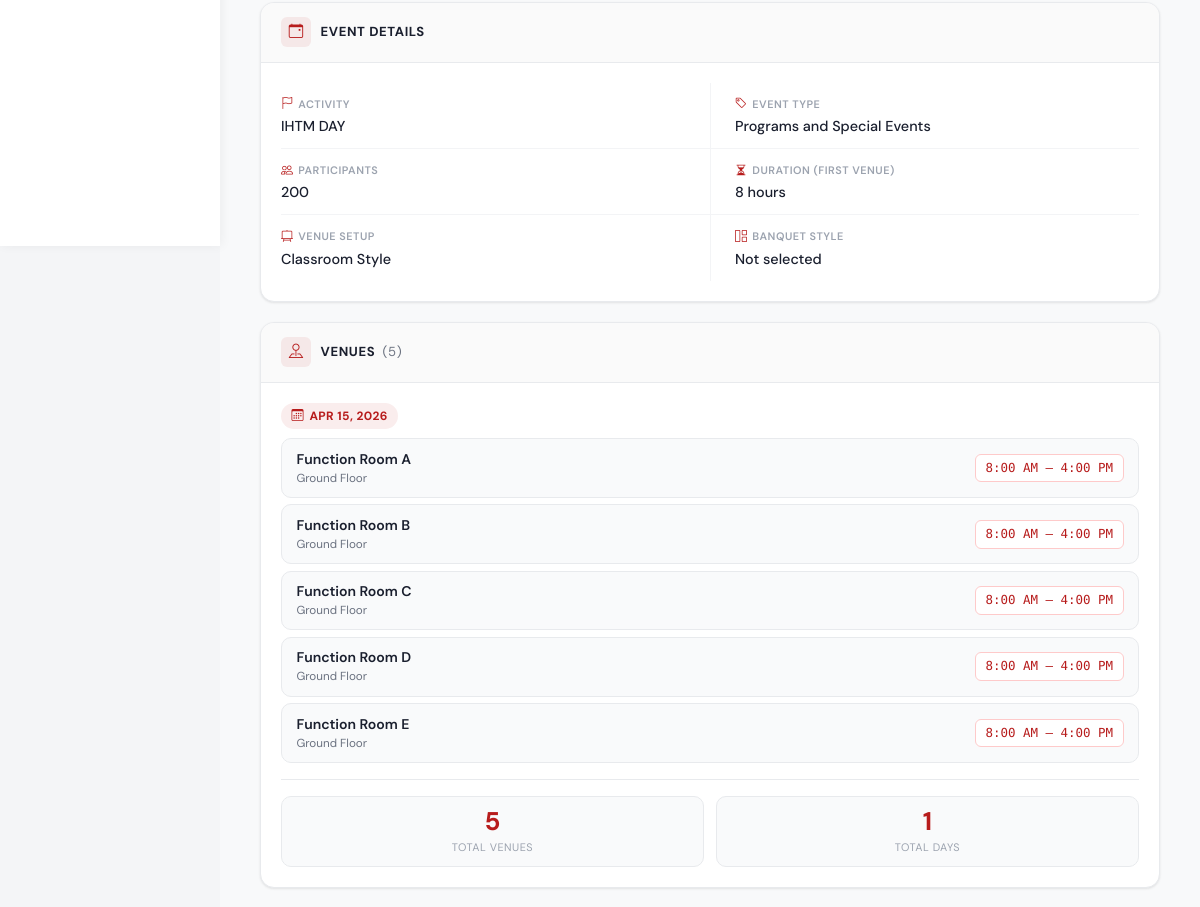
The page /admin/reservation_details.php?id=42 (signed in, middle part) on the database as committed earlier.
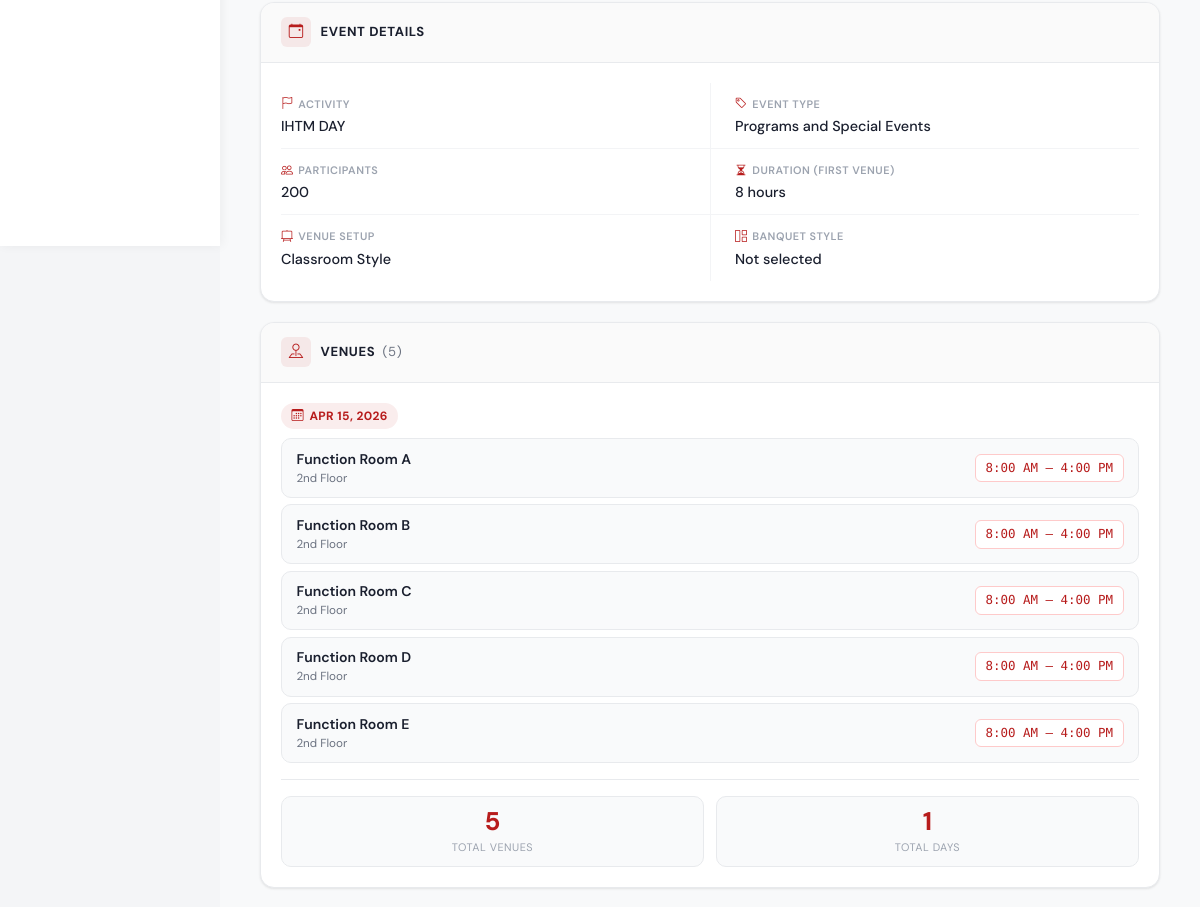
The same page on the database as committed later.
### tables this page shows
CREATE TABLE `reservation_venues` (
  `id` int(11) NOT NULL,
  `reservation_id` int(11) NOT NULL,
  `venue_id` int(11) NOT NULL,
  `start_datetime` datetime NOT NULL,
  `end_datetime` datetime NOT NULL,
  `created_at` timestamp NOT NULL DEFAULT current_timestamp()
);

CREATE TABLE `venues` (
  `id` int(11) NOT NULL,
  `name` varchar(255) NOT NULL,
  `capacity` int(11) DEFAULT 0,
  `floor` varchar(50) DEFAULT NULL,
  `description` text DEFAULT NULL,
  `is_active` tinyint(1) DEFAULT 1,
  `created_at` timestamp NOT NULL DEFAULT current_timestamp(),
  `color` varchar(20) DEFAULT NULL,
  `is_available` tinyint(1) NOT NULL DEFAULT 1 COMMENT '1 = bookable, 0 = hidden from showcase + reservation form',
  `price` decimal(10,2) DEFAULT NULL COMMENT 'Nightly rate for guest rooms / room hire fee for function rooms',
  `extra_bed_available` tinyint(1) NOT NULL DEFAULT 0 COMMENT '1 = extra beds can be requested for this guest room',
  `extra_bed_price` decimal(10,2) DEFAULT 500.00 COMMENT 'Price per extra bed per night',
  `half_day_rate` decimal(10,2) NOT NULL DEFAULT 2000.00,
  `whole_day_rate` decimal(10,2) NOT NULL DEFAULT 3000.00,
  `extension_rate` decimal(10,2) NOT NULL DEFAULT 400.00,
  `sound_system_fee` decimal(10,2) NOT NULL DEFAULT 1500.00
);

### admin/reservation_details.php (the view, shortened to what the changed rows need)
<?php
require_once __DIR__ . '/inc/auth.php';
$id = (int)($_GET['id'] ?? 0);
$all_venues = [];
$venue_stmt = $conn->prepare("
    SELECT v.id, v.name, v.floor, rv.start_datetime, rv.end_datetime
    FROM reservation_venues rv
    JOIN venues v ON rv.venue_id = v.id
    WHERE rv.reservation_id = ?
    ORDER BY rv.start_datetime ASC
");
$venue_stmt->bind_param("i", $id);
$venue_stmt->execute();
$venues_result = $venue_stmt->get_result();
while ($vrow = $venues_result->fetch_assoc()) {
    $all_venues[] = $vrow;
}
include 'inc/header.php';
?>
<div class="content-area">
    <div class="rd-layout">
        <div class="rd-main">
            <div class="rd-card">
                <div class="rd-card-body">
                    <?php if (!empty($all_venues)):
                        $venues_by_date = [];
                        foreach ($all_venues as $venue) {
                            $s_timestamp = strtotime($venue['start_datetime']);
                            $e_timestamp = strtotime($venue['end_datetime']);
                            $sdate = date("Y-m-d", $s_timestamp);
                            $edate = date("Y-m-d", $e_timestamp);
                            if ($sdate === $edate) {
                                $date_header = date("M j, Y", $s_timestamp);
                            } else {
                                $date_header = date("M j, Y", $s_timestamp) . ' — ' . date("M j, Y", $e_timestamp);
                            }
                            $venues_by_date[$date_header][] = $venue;
                        }
                    ?>
                        <?php foreach ($venues_by_date as $date_key => $dvs): ?>
                            <div class="venue-date-group">
                                <div class="vdg-date">
                                    <i class="bi bi-calendar3"></i><?= $date_key ?>
                                </div>
                                <?php foreach ($dvs as $v): ?>
                                    <div class="venue-row">
                                        <div>
                                            <div class="vr-name"><?= htmlspecialchars($v['name']) ?></div>
                                            <div class="vr-floor"><?= htmlspecialchars($v['floor']) ?></div>
                                        </div>
                                        <div class="vr-time">
                                            <?php
                                            $vsdt = strtotime($v['start_datetime']);
                                            $vedt = strtotime($v['end_datetime']);
                                            if (date('Y-m-d', $vsdt) === date('Y-m-d', $vedt)) {
                                                echo date("g:i A", $vsdt) . ' — ' . date("g:i A", $vedt);
                                            } else {
                                                echo date("M j, g:i A", $vsdt) . ' — ' . date("M j, g:i A", $vedt);
                                            }
                                            ?>
                                        </div>
                                    </div>
                                <?php endforeach; ?>
                            </div>
                        <?php endforeach; ?>
                    <?php else: ?>
                        <p class="text-muted text-center py-3 mb-0"><i class="bi bi-exclamation-circle me-1"></i>No venue information available.</p>
                    <?php endif; ?>
                </div>
            </div>
        </div>
    </div>
</div>
<?php include 'inc/footer.php'; ?>

Rows that differ between the two databases and show on the page:
changed through a linked row, reservation_venues "Function Room A": venue.floor "Ground Floor" → "2nd Floor"
changed through a linked row, reservation_venues "Function Room B": venue.floor "Ground Floor" → "2nd Floor"
changed through a linked row, reservation_venues "Function Room C": venue.floor "Ground Floor" → "2nd Floor"
changed through a linked row, reservation_venues "Function Room D": venue.floor "Ground Floor" → "2nd Floor"
changed through a linked row, reservation_venues "Function Room E": venue.floor "Ground Floor" → "2nd Floor"
